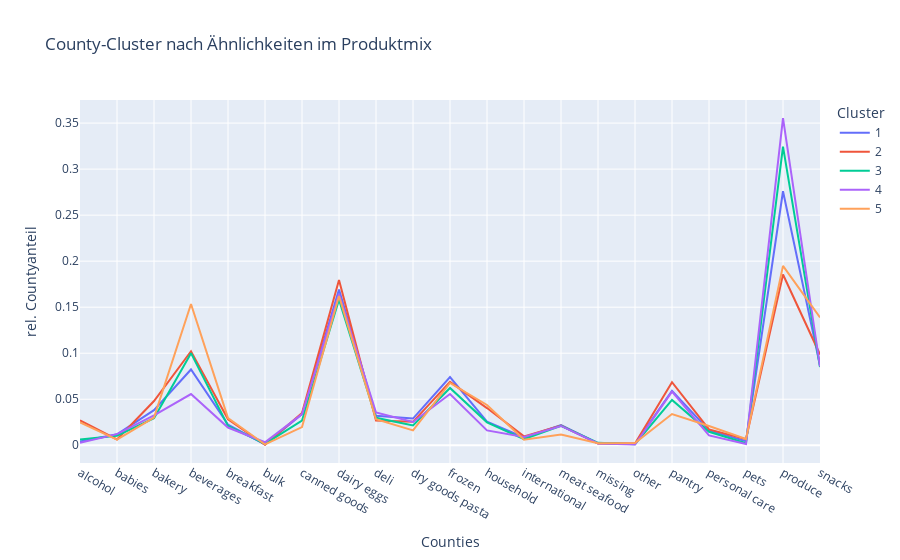

Notebook code for this chart:
### Markdown cell above
Departments mit der größten Standardabweichung sind für die größte Differenzierung zwischen den Clustern zuständig -> diese Departments machen also die größten Unterschiede im Produktmix aus

### Code cell
# plot cluster deviation
x = df_cluster.groupby('5-Cluster Lösung').mean().drop(['3-Cluster Lösung','4-Cluster Lösung','15-Cluster Lösung'],axis=1)
x.columns = [el[:-2] for el in x.columns]
y = [x.iloc[row] for row in range(len(x))]
fig = px.line(x=x.columns,
              y=y,
              title = 'County-Cluster nach Ähnlichkeiten im Produktmix',
              labels ={'variable':'Cluster',
                       'value':'rel. Countyanteil',
                       'x':'Counties'})
newnames = {'wide_variable_0':'1', 'wide_variable_1':'2','wide_variable_2':'3','wide_variable_3':'4','wide_variable_4':'5'}
fig.for_each_trace(lambda t: t.update(name = newnames[t.name],
                                      legendgroup = newnames[t.name],
                                      hovertemplate = t.hovertemplate.replace(t.name, newnames[t.name])))               
fig.show()

### Figure 1 — Plotly figure (JSON) as saved in the notebook; plotly's stock layout.template omitted (floating-point values rounded to 4 significant figures)
{"data": [{"hovertemplate": "Cluster=1<br>Counties=%{x}<br>rel. Countyanteil=%{y}<extra></extra>", "legendgroup": "1", "line": {"color": "#636efa", "dash": "solid"}, "marker": {"symbol": "circle"}, "mode": "lines", "name": "1", "orientation": "v", "showlegend": true, "type": "scatter", "x": ["alcohol", "babies", "bakery", "beverages", "breakfast", "bulk", "canned goods", "dairy eggs", "deli", "dry goods pasta", "frozen", "household", "international", "meat seafood", "missing", "other", "pantry", "personal care", "pets", "produce", "snacks"], "xaxis": "x", "y": [0.004143, 0.01193, 0.03809, 0.08233, 0.02251, 0.0008732, 0.03377, 0.1692, 0.03202, 0.02898, 0.07408, 0.0257, 0.008617, 0.02182, 0.002225, 0.001591, 0.0591, 0.01616, 0.004346, 0.276, 0.08649], "yaxis": "y"}, {"hovertemplate": "Cluster=2<br>Counties=%{x}<br>rel. Countyanteil=%{y}<extra></extra>", "legendgroup": "2", "line": {"color": "#EF553B", "dash": "solid"}, "marker": {"symbol": "circle"}, "mode": "lines", "name": "2", "orientation": "v", "showlegend": true, "type": "scatter", "x": ["alcohol", "babies", "bakery", "beverages", "breakfast", "bulk", "canned goods", "dairy eggs", "deli", "dry goods pasta", "frozen", "household", "international", "meat seafood", "missing", "other", "pantry", "personal care", "pets", "produce", "snacks"], "xaxis": "x", "y": [0.02706, 0.006288, 0.04809, 0.1022, 0.02818, 0.0004456, 0.03504, 0.1797, 0.02688, 0.02548, 0.0689, 0.0404, 0.00969, 0.02138, 0.001831, 0.002014, 0.0685, 0.0172, 0.006679, 0.1855, 0.09862], "yaxis": "y"}, {"hovertemplate": "Cluster=3<br>Counties=%{x}<br>rel. Countyanteil=%{y}<extra></extra>", "legendgroup": "3", "line": {"color": "#00cc96", "dash": "solid"}, "marker": {"symbol": "circle"}, "mode": "lines", "name": "3", "orientation": "v", "showlegend": true, "type": "scatter", "x": ["alcohol", "babies", "bakery", "beverages", "breakfast", "bulk", "canned goods", "dairy eggs", "deli", "dry goods pasta", "frozen", "household", "international", "meat seafood", "missing", "other", "pantry", "personal care", "pets", "produce", "snacks"], "xaxis": "x", "y": [0.00638, 0.01044, 0.02934, 0.1001, 0.02095, 0.001632, 0.02688, 0.1582, 0.02981, 0.02161, 0.06227, 0.02494, 0.006742, 0.02122, 0.002603, 0.00123, 0.04921, 0.0146, 0.002357, 0.3245, 0.08499], "yaxis": "y"}, {"hovertemplate": "Cluster=4<br>Counties=%{x}<br>rel. Countyanteil=%{y}<extra></extra>", "legendgroup": "4", "line": {"color": "#ab63fa", "dash": "solid"}, "marker": {"symbol": "circle"}, "mode": "lines", "name": "4", "orientation": "v", "showlegend": true, "type": "scatter", "x": ["alcohol", "babies", "bakery", "beverages", "breakfast", "bulk", "canned goods", "dairy eggs", "deli", "dry goods pasta", "frozen", "household", "international", "meat seafood", "missing", "other", "pantry", "personal care", "pets", "produce", "snacks"], "xaxis": "x", "y": [0.002733, 0.01211, 0.03236, 0.05565, 0.01926, 0.003241, 0.03391, 0.164, 0.03557, 0.02529, 0.05564, 0.01616, 0.008921, 0.02096, 0.001979, 0.0007702, 0.05828, 0.01072, 0.001405, 0.3554, 0.08565], "yaxis": "y"}, {"hovertemplate": "Cluster=5<br>Counties=%{x}<br>rel. Countyanteil=%{y}<extra></extra>", "legendgroup": "5", "line": {"color": "#FFA15A", "dash": "solid"}, "marker": {"symbol": "circle"}, "mode": "lines", "name": "5", "orientation": "v", "showlegend": true, "type": "scatter", "x": ["alcohol", "babies", "bakery", "beverages", "breakfast", "bulk", "canned goods", "dairy eggs", "deli", "dry goods pasta", "frozen", "household", "international", "meat seafood", "missing", "other", "pantry", "personal care", "pets", "produce", "snacks"], "xaxis": "x", "y": [0.02478, 0.006034, 0.03013, 0.1535, 0.02943, 0.0008754, 0.01968, 0.1621, 0.0282, 0.01619, 0.06767, 0.04376, 0.005923, 0.01156, 0.002251, 0.002484, 0.0339, 0.02095, 0.006858, 0.1948, 0.1389], "yaxis": "y"}], "layout": {"autosize": true, "legend": {"title": {"text": "Cluster"}, "tracegroupgap": 0}, "title": {"text": "County-Cluster nach Ähnlichkeiten im Produktmix"}, "xaxis": {"anchor": "y", "autorange": true, "domain": [0, 1], "range": [0, 20], "title": {"text": "Counties"}, "type": "category"}, "yaxis": {"anchor": "x", "autorange": true, "domain": [0, 1], "range": [-0.01927, 0.3751], "title": {"text": "rel. Countyanteil"}, "type": "linear"}}}
